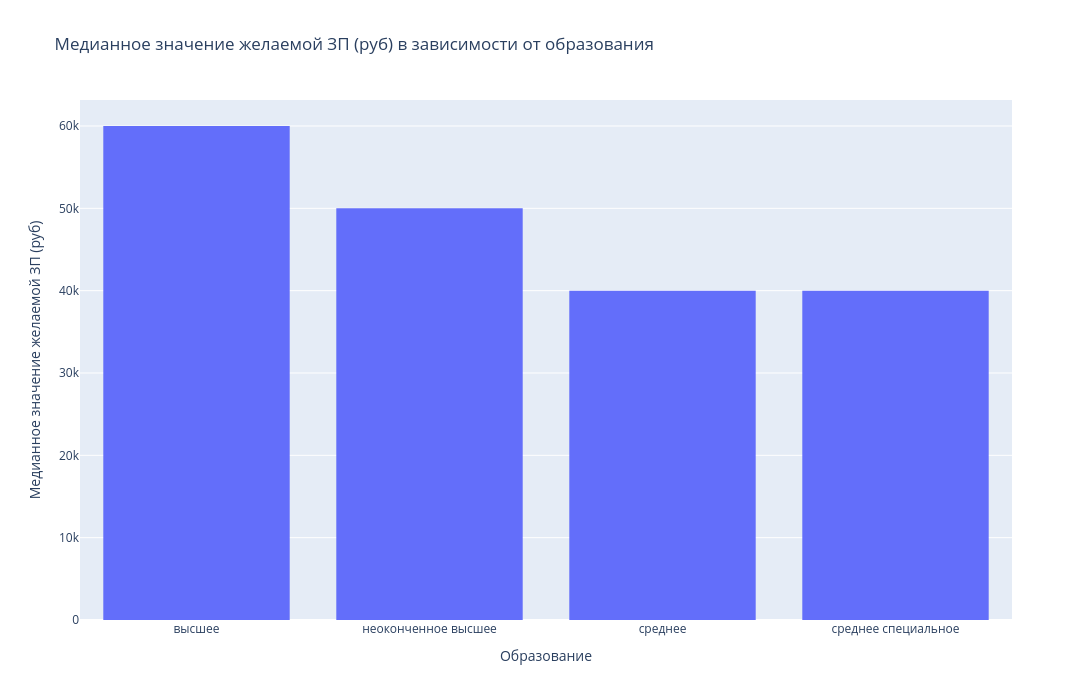

Notebook code cell kept with this figure:
### Markdown cell above
4. Постройте диаграмму, которая показывает зависимость **медианной** желаемой заработной платы (**"ЗП (руб)"**) от уровня образования (**"Образование"**). Используйте для диаграммы данные о резюме, где желаемая заработная плата меньше 1 млн рублей.
*Сделайте выводы по представленной диаграмме: для каких уровней образования наблюдаются наибольшие и наименьшие уровни желаемой заработной платы? Как вы считаете, важен ли признак уровня образования при прогнозировании заработной платы?*

### Code cell
database_hh_tmp_1 = database_hh[database_hh['ЗП (руб)'] < 1000000]

#display(database_hh_tmp_1.groupby(by='Образование')['ЗП (руб)'].median())

database_hh_tmp_2 = database_hh_tmp_1.groupby(by='Образование')['ЗП (руб)'].median()

#display(database_hh_tmp_2.info())


fig = px.histogram(
    database_hh_tmp_2,
    y='ЗП (руб)',
    x=database_hh_tmp_2.index,
    height=700,
    width=1500,
    title='Медианное значение желаемой ЗП (руб) в зависимости от образования'
)
fig.update_yaxes(title_text='Медианное значение желаемой ЗП (руб)')
fig.show()

### Figure 1 — Plotly figure (JSON) as saved in the notebook; plotly's stock layout.template omitted (floating-point values rounded to 4 significant figures)
{"data": [{"bingroup": "x", "histfunc": "sum", "hovertemplate": "Образование=%{x}<br>sum of ЗП (руб)=%{y}<extra></extra>", "legendgroup": "", "marker": {"color": "#636efa", "pattern": {"shape": ""}}, "name": "", "orientation": "v", "showlegend": false, "type": "histogram", "x": ["высшее", "неоконченное высшее", "среднее", "среднее специальное"], "xaxis": "x", "y": [60000.0, 50000.0, 40000.0, 40000.0], "yaxis": "y"}], "layout": {"barmode": "relative", "height": 700, "legend": {"tracegroupgap": 0}, "title": {"text": "Медианное значение желаемой ЗП (руб) в зависимости от образования"}, "width": 1500, "xaxis": {"anchor": "y", "domain": [0, 1], "title": {"text": "Образование"}}, "yaxis": {"anchor": "x", "domain": [0, 1], "title": {"text": "Медианное значение желаемой ЗП (руб)"}}}}
